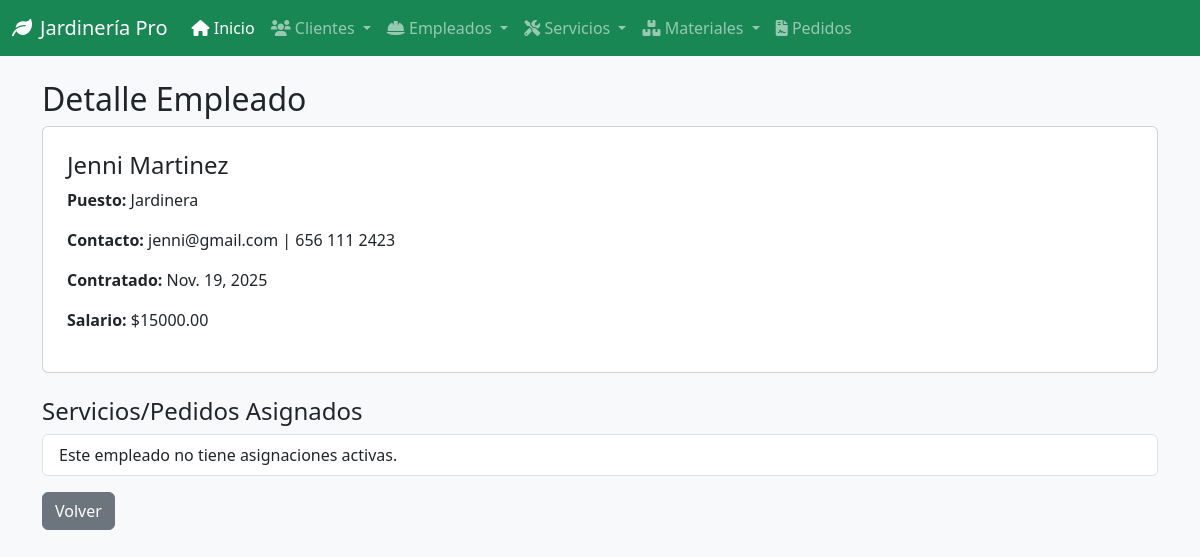
/empleados/1/, run on the app's committed database.
### gestion/models.py (models this page shows, shortened)
class Empleado(models.Model):
    nombre = models.CharField(max_length=100)
    apellido = models.CharField(max_length=100)
    puesto = models.CharField(max_length=100)
    telefono = models.CharField(max_length=15, unique=True)
    email = models.EmailField(unique=True)
    fecha_contratacion = models.DateField()
    salario = models.DecimalField(max_digits=10, decimal_places=2)

### gestion/views.py (the view)
# urls.py: path('empleados/<int:empleado_id>/', views.detalle_empleado, name='detalle_empleado'),
def detalle_empleado(request, empleado_id):
    empleado = get_object_or_404(Empleado, pk=empleado_id)
    servicios_asignados = empleado.servicios_asignados.all()
    return render(request, 'empleado/detalle_empleado.html', {'empleado': empleado, 'servicios_asignados': servicios_asignados})

### templates/empleado/detalle_empleado.html
{% extends 'base.html' %}
{% block content %}
<h2>Detalle Empleado</h2>
<div class="card p-4 mb-4">
    <h4>{{ empleado.nombre }} {{ empleado.apellido }}</h4>
    <p><strong>Puesto:</strong> {{ empleado.puesto }}</p>
    <p><strong>Contacto:</strong> {{ empleado.email }} | {{ empleado.telefono }}</p>
    <p><strong>Contratado:</strong> {{ empleado.fecha_contratacion }}</p>
    <p><strong>Salario:</strong> ${{ empleado.salario }}</p>
</div>
<h4>Servicios/Pedidos Asignados</h4>
<ul class="list-group">
    {% for contrato in servicios_asignados %}
        <li class="list-group-item">
            Contrato #{{ contrato.id }} - {{ contrato.servicio.nombre_servicio }} ({{ contrato.fecha_programada }})
        </li>
    {% empty %}
        <li class="list-group-item">Este empleado no tiene asignaciones activas.</li>
    {% endfor %}
</ul>
<div class="mt-3">
    <a href="{% url 'ver_empleados' %}" class="btn btn-secondary">Volver</a>
</div>
{% endblock %}

### data on the page
Empleado: nombre "Jenni", apellido "Martinez", puesto "Jardinera", email "jenni@gmail.com", telefono "656 111 2423", fecha_contratacion "Nov. 19, 2025", salario "15000.00"
